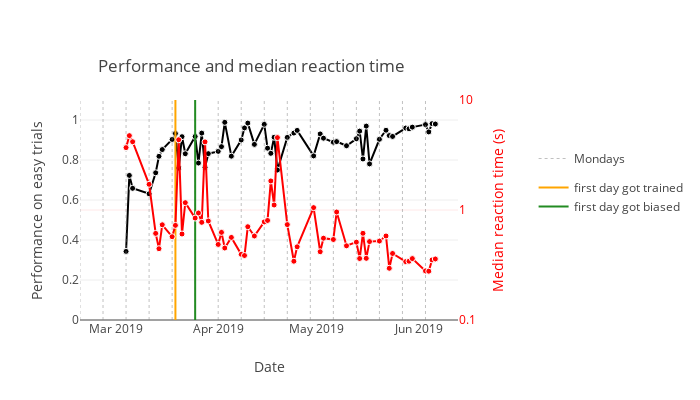

Here is the notebook cell this chart was saved with:
### Code cell
yrange = [0, 1.1]
performance_easy = go.Scatter(
    x=[t.strftime('%Y-%m-%d') for t in session_info['session_date'].tolist()],
    y=session_info['performance_easy'].tolist(),
    mode='markers+lines',
    marker=dict(
        size=6,
        color='black',
        line=dict(
            color='white',
            width=1
        )
    ),
    name='performance easy',
    yaxis='y1',
    showlegend=False
)
rt = go.Scatter(
    x=[t.strftime('%Y-%m-%d') for t in session_info['session_date'].tolist()],
    y=session_info['median_reaction_time'].tolist(),
    mode='markers+lines',
    marker=dict(
        size=6,
        color='red',
        line=dict(
            color='white',
            width=1)
    ),
    name='reaction time',
    yaxis='y2',
    showlegend=False
)

data = [performance_easy, rt]

# add monday plots
data = putils.create_monday_plot(data, yrange, d['mondays'])

# add status plots
data = putils.create_status_plot(data, yrange, status)
    
layout = go.Layout(

    yaxis=dict(
        title='Performance on easy trials',
        range=yrange
    ),
    yaxis2=dict(
        title='Median reaction time (s)',
        overlaying='y',
        color = 'red',
        side='right',
        type='log',
        range=np.log10([0.1, 10]).tolist(),
        dtick=np.log10([0.1, 1, 10]).tolist()
        
    ),
    xaxis=dict(
        title='Date',
        showgrid=False
    ), 
    width=700,
    height=400,
    title=dict(
        text='Performance and median reaction time',
        x=0.14,
        y=0.85
    ),
    legend=dict(
        x=1.2, 
        y=0.8,
        orientation='v')
)

fig = go.Figure(data=data, layout=layout)
plotly.offline.iplot(fig)

### Figure 1 — Plotly figure (JSON) as saved in the notebook; plotly's stock layout.template omitted (floating-point values rounded to 4 significant figures)
{"data": [{"marker": {"color": "black", "line": {"color": "white", "width": 1}, "size": 6}, "mode": "markers+lines", "name": "performance easy", "showlegend": false, "type": "scatter", "uid": "c0d68e30-5429-4cf5-b3c8-b0f1f4fe59f6", "x": ["2019-03-04", "2019-03-05", "2019-03-06", "2019-03-11", "2019-03-13", "2019-03-14", "2019-03-15", "2019-03-18", "2019-03-19", "2019-03-20", "2019-03-21", "2019-03-22", "2019-03-25", "2019-03-26", "2019-03-27", "2019-03-28", "2019-03-29", "2019-04-01", "2019-04-02", "2019-04-03", "2019-04-05", "2019-04-08", "2019-04-09", "2019-04-10", "2019-04-12", "2019-04-15", "2019-04-16", "2019-04-17", "2019-04-18", "2019-04-19", "2019-04-22", "2019-04-24", "2019-04-25", "2019-04-30", "2019-05-02", "2019-05-03", "2019-05-06", "2019-05-07", "2019-05-10", "2019-05-13", "2019-05-14", "2019-05-15", "2019-05-16", "2019-05-17", "2019-05-20", "2019-05-22", "2019-05-23", "2019-05-24", "2019-05-28", "2019-05-29", "2019-05-30", "2019-06-03", "2019-06-04", "2019-06-05", "2019-06-06"], "y": [0.3429, 0.7229, 0.6584, 0.6309, 0.7359, 0.8184, 0.8523, 0.9028, 0.9323, 0.76, 0.9167, 0.8313, 0.9175, 0.7848, 0.9344, 0.7632, 0.8317, 0.8431, 0.8667, 0.9884, 0.8191, 0.9, 0.9603, 0.9846, 0.878, 0.9783, 0.8592, 0.8333, 0.9138, 0.75, 0.913, 0.9348, 0.9479, 0.8205, 0.9302, 0.9091, 0.8889, 0.8919, 0.8713, 0.9062, 0.9444, 0.8052, 0.9694, 0.7805, 0.9036, 0.9487, 0.9221, 0.9178, 0.9596, 0.956, 0.9643, 0.9769, 0.9405, 0.9818, 0.98], "yaxis": "y"}, {"marker": {"color": "red", "line": {"color": "white", "width": 1}, "size": 6}, "mode": "markers+lines", "name": "reaction time", "showlegend": false, "type": "scatter", "uid": "aa04262b-c7ca-40a6-be4f-235be9b3ef66", "x": ["2019-03-04", "2019-03-05", "2019-03-06", "2019-03-11", "2019-03-13", "2019-03-14", "2019-03-15", "2019-03-18", "2019-03-19", "2019-03-20", "2019-03-21", "2019-03-22", "2019-03-25", "2019-03-26", "2019-03-27", "2019-03-28", "2019-03-29", "2019-04-01", "2019-04-02", "2019-04-03", "2019-04-05", "2019-04-08", "2019-04-09", "2019-04-10", "2019-04-12", "2019-04-15", "2019-04-16", "2019-04-17", "2019-04-18", "2019-04-19", "2019-04-22", "2019-04-24", "2019-04-25", "2019-04-30", "2019-05-02", "2019-05-03", "2019-05-06", "2019-05-07", "2019-05-10", "2019-05-13", "2019-05-14", "2019-05-15", "2019-05-16", "2019-05-17", "2019-05-20", "2019-05-22", "2019-05-23", "2019-05-24", "2019-05-28", "2019-05-29", "2019-05-30", "2019-06-03", "2019-06-04", "2019-06-05", "2019-06-06"], "y": [3.692, 4.741, 4.174, 1.712, 0.6128, 0.4447, 0.7339, 0.5719, 0.725, 4.352, 0.6049, 1.166, 0.8447, 0.9394, 0.7723, 4.161, 0.7946, 0.4862, 0.6262, 0.4514, 0.5633, 0.3952, 0.3856, 0.7046, 0.5803, 0.7798, 0.8036, 1.837, 1.11, 4.551, 0.7365, 0.3422, 0.4629, 1.051, 0.4173, 0.554, 0.5392, 0.9587, 0.4727, 0.5104, 0.3623, 0.614, 0.3636, 0.5161, 0.5218, 0.5806, 0.2953, 0.4025, 0.3391, 0.3421, 0.3618, 0.2793, 0.2778, 0.3518, 0.3588], "yaxis": "y2"}, {"legendgroup": "monday", "line": {"color": "gray", "dash": "dot", "width": 0.5}, "mode": "lines", "name": "Mondays", "showlegend": true, "type": "scatter", "uid": "2ed11dbb-2d88-4a2a-80a8-82193deb5e7c", "x": ["2019-02-18", "2019-02-18"], "xaxis": "x", "y": [0, 1.1], "yaxis": "y"}, {"legendgroup": "monday", "line": {"color": "gray", "dash": "dot", "width": 0.5}, "mode": "lines", "name": "Mondays", "showlegend": false, "type": "scatter", "uid": "c808d9de-6658-4cfc-adb3-a6eb02218dc1", "x": ["2019-02-25", "2019-02-25"], "xaxis": "x", "y": [0, 1.1], "yaxis": "y"}, {"legendgroup": "monday", "line": {"color": "gray", "dash": "dot", "width": 0.5}, "mode": "lines", "name": "Mondays", "showlegend": false, "type": "scatter", "uid": "6e3b5a64-7ee1-4866-b726-14b36715d853", "x": ["2019-03-04", "2019-03-04"], "xaxis": "x", "y": [0, 1.1], "yaxis": "y"}, {"legendgroup": "monday", "line": {"color": "gray", "dash": "dot", "width": 0.5}, "mode": "lines", "name": "Mondays", "showlegend": false, "type": "scatter", "uid": "49806079-db96-4ce0-af3f-06fa5d17c0ee", "x": ["2019-03-11", "2019-03-11"], "xaxis": "x", "y": [0, 1.1], "yaxis": "y"}, {"legendgroup": "monday", "line": {"color": "gray", "dash": "dot", "width": 0.5}, "mode": "lines", "name": "Mondays", "showlegend": false, "type": "scatter", "uid": "434e8f7b-1a34-430b-b067-9aa6db104213", "x": ["2019-03-18", "2019-03-18"], "xaxis": "x", "y": [0, 1.1], "yaxis": "y"}, {"legendgroup": "monday", "line": {"color": "gray", "dash": "dot", "width": 0.5}, "mode": "lines", "name": "Mondays", "showlegend": false, "type": "scatter", "uid": "da5f5995-925d-4f2b-9dd9-49d2d2989193", "x": ["2019-03-25", "2019-03-25"], "xaxis": "x", "y": [0, 1.1], "yaxis": "y"}, {"legendgroup": "monday", "line": {"color": "gray", "dash": "dot", "width": 0.5}, "mode": "lines", "name": "Mondays", "showlegend": false, "type": "scatter", "uid": "0041b90d-c5ab-4994-9342-c41d29dec61f", "x": ["2019-04-01", "2019-04-01"], "xaxis": "x", "y": [0, 1.1], "yaxis": "y"}, {"legendgroup": "monday", "line": {"color": "gray", "dash": "dot", "width": 0.5}, "mode": "lines", "name": "Mondays", "showlegend": false, "type": "scatter", "uid": "d7e75950-78ac-4444-bcb8-a57767d532b9", "x": ["2019-04-08", "2019-04-08"], "xaxis": "x", "y": [0, 1.1], "yaxis": "y"}, {"legendgroup": "monday", "line": {"color": "gray", "dash": "dot", "width": 0.5}, "mode": "lines", "name": "Mondays", "showlegend": false, "type": "scatter", "uid": "96a40bc2-f35e-4428-89a5-7b318e6d2fc7", "x": ["2019-04-15", "2019-04-15"], "xaxis": "x", "y": [0, 1.1], "yaxis": "y"}, {"legendgroup": "monday", "line": {"color": "gray", "dash": "dot", "width": 0.5}, "mode": "lines", "name": "Mondays", "showlegend": false, "type": "scatter", "uid": "67764d73-1c76-43d2-ad1b-dc380edfb7fe", "x": ["2019-04-22", "2019-04-22"], "xaxis": "x", "y": [0, 1.1], "yaxis": "y"}, {"legendgroup": "monday", "line": {"color": "gray", "dash": "dot", "width": 0.5}, "mode": "lines", "name": "Mondays", "showlegend": false, "type": "scatter", "uid": "24df6af4-fd25-45a7-a674-cbee5b724b49", "x": ["2019-04-29", "2019-04-29"], "xaxis": "x", "y": [0, 1.1], "yaxis": "y"}, {"legendgroup": "monday", "line": {"color": "gray", "dash": "dot", "width": 0.5}, "mode": "lines", "name": "Mondays", "showlegend": false, "type": "scatter", "uid": "9ee53a30-f988-4b78-87ef-e343e980fd4f", "x": ["2019-05-06", "2019-05-06"], "xaxis": "x", "y": [0, 1.1], "yaxis": "y"}, {"legendgroup": "monday", "line": {"color": "gray", "dash": "dot", "width": 0.5}, "mode": "lines", "name": "Mondays", "showlegend": false, "type": "scatter", "uid": "67ef6676-8b76-4f9f-a0a4-8b9192979c22", "x": ["2019-05-13", "2019-05-13"], "xaxis": "x", "y": [0, 1.1], "yaxis": "y"}, {"legendgroup": "monday", "line": {"color": "gray", "dash": "dot", "width": 0.5}, "mode": "lines", "name": "Mondays", "showlegend": false, "type": "scatter", "uid": "126a810f-15b9-4d91-b1de-4b3d92a45193", "x": ["2019-05-20", "2019-05-20"], "xaxis": "x", "y": [0, 1.1], "yaxis": "y"}, {"legendgroup": "monday", "line": {"color": "gray", "dash": "dot", "width": 0.5}, "mode": "lines", "name": "Mondays", "showlegend": false, "type": "scatter", "uid": "624b88ca-7db9-4408-9b28-3a37e4fa6cd4", "x": ["2019-05-27", "2019-05-27"], "xaxis": "x", "y": [0, 1.1], "yaxis": "y"}, {"legendgroup": "monday", "line": {"color": "gray", "dash": "dot", "width": 0.5}, "mode": "lines", "name": "Mondays", "showlegend": false, "type": "scatter", "uid": "c089ac67-8448-4432-bb7e-eed41805ff5a", "x": ["2019-06-03", "2019-06-03"], "xaxis": "x", "y": [0, 1.1], "yaxis": "y"}, {"legendgroup": "status", "marker": {"color": "orange"}, "mode": "lines", "name": "first day got trained", "type": "scatter", "uid": "b09c0f38-0fcd-4ac3-b1ef-7658455c42bb", "x": ["2019-03-19", "2019-03-19"], "xaxis": "x", "y": [0, 1.1], "yaxis": "y"}, {"legendgroup": "status", "marker": {"color": "forestgreen"}, "mode": "lines", "name": "first day got biased", "type": "scatter", "uid": "d126b643-241b-43a5-b2b2-c4698af12edb", "x": ["2019-03-25", "2019-03-25"], "xaxis": "x", "y": [0, 1.1], "yaxis": "y"}], "layout": {"height": 400, "legend": {"orientation": "v", "x": 1.2, "y": 0.8}, "title": {"text": "Performance and median reaction time", "x": 0.14, "y": 0.85}, "width": 700, "xaxis": {"showgrid": false, "title": {"text": "Date"}}, "yaxis": {"range": [0, 1.1], "title": {"text": "Performance on easy trials"}}, "yaxis2": {"color": "red", "dtick": [-1, 0, 1], "overlaying": "y", "range": [-1, 1], "side": "right", "title": {"text": "Median reaction time (s)"}, "type": "log"}}}
